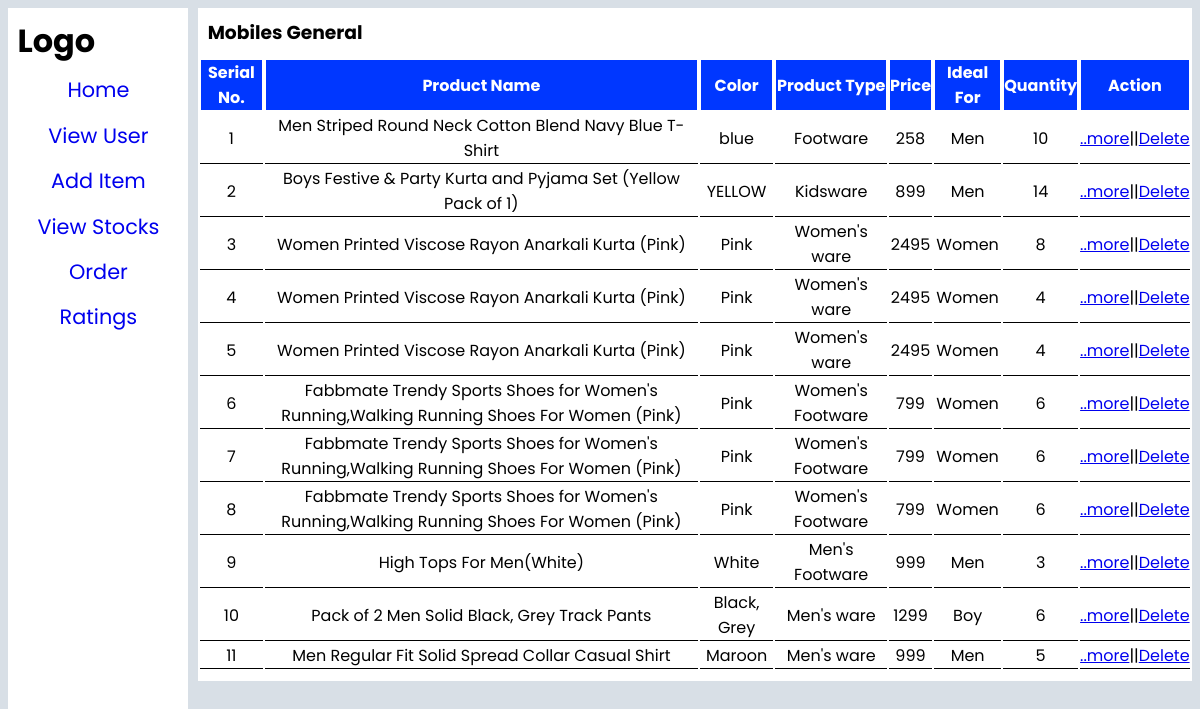
The page /coding/admin/pages/viewcloth.php on the database its author committed.
### tables this page shows
CREATE TABLE `cloth` (
  `id` int(11) NOT NULL,
  `title` varchar(100) NOT NULL,
  `price` bigint(20) NOT NULL,
  `pname` varchar(20) NOT NULL,
  `imageone` varchar(100) NOT NULL,
  `imagetwo` varchar(100) NOT NULL,
  `imagethree` varchar(100) NOT NULL,
  `offerone` varchar(100) NOT NULL,
  `offertwo` varchar(100) NOT NULL,
  `offerthree` varchar(100) NOT NULL,
  `color` varchar(30) NOT NULL,
  `brand` varchar(30) NOT NULL,
  `product_type` varchar(30) NOT NULL,
  `size` varchar(20) NOT NULL,
  `matterial` varchar(30) NOT NULL,
  `model_name` varchar(30) NOT NULL,
  `ideal_for` varchar(20) NOT NULL,
  `pack_of` int(11) NOT NULL,
  `quantity` int(11) NOT NULL,
  `added_at` datetime NOT NULL,
  `ocassion` varchar(30) NOT NULL,
  `pattern` varchar(30) NOT NULL,
  `discount` int(11) NOT NULL,
  `seller` varchar(50) NOT NULL,
  `ps` varchar(40) NOT NULL DEFAULT 'footware',
  `ps_two` varchar(40) NOT NULL DEFAULT 'shoes',
  `pcl` varchar(40) NOT NULL DEFAULT 'cloth'
);

### coding/admin/pages/viewcloth.php (the view, shortened to what this page needs)
<?php
require_once "connect.php";
$sql = "select * from cloth";
$res = mysqli_query($con,$sql);
$cou = mysqli_num_rows($res);
?>
<!DOCTYPE html>
<html lang="en">
<head>
    <link rel="stylesheet" href="css/major.css">
</head>
<body>
<div class="container">
    <div class="main">
        <div class="left-part">
        <h1>Logo</h1>
        <div class="navbar">
                <a href="../index.php">Home</a>
                <a href="viewuser.php">View User</a>
                <a href="additem.php">Add Item</a>
                <a href="viewstocks.php">View Stocks</a>
                <a href="pages/orders.php">Order</a>
                <a href="rating.php">Ratings</a>
            </div>
        </div>
        <div class="right-part">
            <div class="general">
                <h3>Mobiles General</h3>
                <table>
                    <tr>
                        <th>Serial No.</th>
                        <th>Product Name</th>
                        <th>Color</th>
                        <th>Product Type</th>
                        <th>Price</th>
                        <th>Ideal For</th>
                        <th>Quantity</th>
                        <th>Action</th>
                    </tr>
                    <?php if($cou>0){ $s1 = 0;while($table1 = mysqli_fetch_assoc($res)){ ?>
                    <tr>
                        <td><?php echo ++$s1; ?></td>
                        <td><?php echo $table1['title']; ?></td>
                        <td><?php echo $table1['color']; ?></td>
                        <td><?php echo $table1['product_type']; ?></td>
                        <td><?php echo $table1['price']; ?></td>
                        <td><?php echo $table1['ideal_for']; ?></td>
                        <td><?php echo $table1['quantity']; ?></td>
                        <td><a href="viewclothD.php?id=<?php echo $table1['id']; ?>">..more</a>||<a href="action.php?cloth=delete&id=<?php echo $table1['id']; ?>">Delete</a></td>
                    </tr>
                    <?php }} ?>
                </table>
            </div>
        </div>
        </div>
    </div>
</body>
</html>

### coding/admin/pages/css/major.css (style rules this page uses)
* { margin: 0; padding: 0; box-sizing: border-box; font-family: "Poppins"; }
body { background-color: rgb(216, 223, 230); }
.container { width: 100%; height: 100%; }
.container .main { display: flex; padding: 0.7%; }
.container .main .left-part { background-color: white; width: 15%; height: 100vh; position: fixed; }
.container .main .left-part h1 { margin: 5%; }
.container .main .left-part .navbar { display: flex; flex-direction: column; align-items: center; font-size: 130%; margin-top: 5%; }
.container .main .left-part .navbar a { text-decoration: none; margin-bottom: 8%; }
.container .main .right-part { background-color: rgb(255, 255, 255); width: 85%; margin-left: 16%; }
.container .main .right-part h3 { margin: 1%; }
.container .main .right-part table { width: 100%; text-align: center; margin-bottom: 1%; }
.container .main .right-part table th { border: 1px solid; color: white; background-color: rgb(0, 55, 255); }
.container .main .right-part table tr td { border-bottom: 1px solid; }

### rows shown on the page
cloth: title "Men Striped Round Neck Cotton Blend Navy Blue T-Shirt", color "blue", product_type "Footware", price "258", ideal_for "Men", quantity "10"
cloth: title "Boys Festive & Party Kurta and Pyjama Set (Yellow Pack of 1)", color "YELLOW", product_type "Kidsware", price "899", ideal_for "Men", quantity "14"
cloth: title "Women Printed Viscose Rayon Anarkali Kurta (Pink)", color "Pink", product_type "Women's ware", price "2495", ideal_for "Women", quantity "8"
cloth: title "Women Printed Viscose Rayon Anarkali Kurta (Pink)", color "Pink", product_type "Women's ware", price "2495", ideal_for "Women", quantity "4"
cloth: title "Women Printed Viscose Rayon Anarkali Kurta (Pink)", color "Pink", product_type "Women's ware", price "2495", ideal_for "Women", quantity "4"
cloth: title "Fabbmate Trendy Sports Shoes for Women's Running,Walking Running Shoes For Women (Pink)", color "Pink", product_type "Women's Footware", price "799", ideal_for "Women", quantity "6"
cloth: title "Fabbmate Trendy Sports Shoes for Women's Running,Walking Running Shoes For Women (Pink)", color "Pink", product_type "Women's Footware", price "799", ideal_for "Women", quantity "6"
cloth: title "Fabbmate Trendy Sports Shoes for Women's Running,Walking Running Shoes For Women (Pink)", color "Pink", product_type "Women's Footware", price "799", ideal_for "Women", quantity "6"
cloth: title "High Tops For Men(White)", color "White", product_type "Men's Footware", price "999", ideal_for "Men", quantity "3"
cloth: title "Pack of 2 Men Solid Black, Grey Track Pants", color "Black, Grey", product_type "Men's ware", price "1299", ideal_for "Boy", quantity "6"
cloth: title "Men Regular Fit Solid Spread Collar Casual Shirt", color "Maroon", product_type "Men's ware", price "999", ideal_for "Men", quantity "5"
